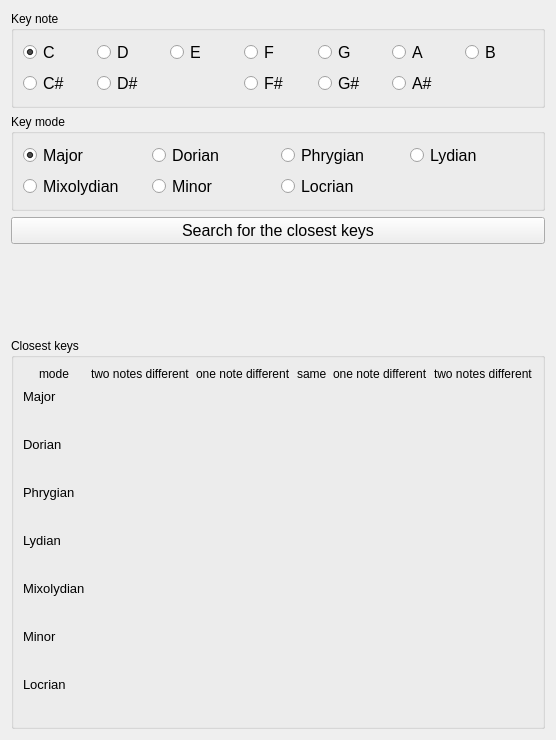
     <widget class="QWidget" name="tab_3">
      <attribute name="title">
       <string>Closest keys</string>
      </attribute>
      <layout class="QVBoxLayout" name="verticalLayout_20">
       <item>
        <widget class="QGroupBox" name="groupBox_7">
         <property name="title">
          <string>Key note</string>
         </property>
         <layout class="QVBoxLayout" name="verticalLayout_17">
          <item>
           <layout class="QGridLayout" name="gridLayout_5">
            <item row="13" column="0">
             <widget class="QRadioButton" name="root_Cd">
              <property name="font">
               <font>
                <pointsize>12</pointsize>
               </font>
              </property>
              <property name="text">
               <string>C#</string>
              </property>
             </widget>
            </item>
            <item row="4" column="2">
             <widget class="QRadioButton" name="root_E">
              <property name="font">
               <font>
                <pointsize>12</pointsize>
               </font>
              </property>
              <property name="text">
               <string>E</string>
              </property>
             </widget>
            </item>
            <item row="4" column="3">
             <widget class="QRadioButton" name="root_F">
              <property name="font">
               <font>
                <pointsize>12</pointsize>
               </font>
              </property>
              <property name="text">
               <string>F</string>
              </property>
             </widget>
            </item>
            <item row="4" column="4">
             <widget class="QRadioButton" name="root_G">
              <property name="font">
               <font>
                <pointsize>12</pointsize>
               </font>
              </property>
              <property name="text">
               <string>G</string>
              </property>
             </widget>
            </item>
            <item row="4" column="5">
             <widget class="QRadioButton" name="root_A">
              <property name="font">
               <font>
                <pointsize>12</pointsize>
               </font>
              </property>
              <property name="text">
               <string>A</string>
              </property>
             </widget>
            </item>
            <item row="4" column="6">
             <widget class="QRadioButton" name="root_B">
              <property name="font">
               <font>
                <pointsize>12</pointsize>
               </font>
              </property>
              <property name="text">
               <string>B</string>
              </property>
             </widget>
            </item>
            <item row="13" column="1">
             <widget class="QRadioButton" name="root_Dd">
              <property name="font">
               <font>
                <pointsize>12</pointsize>
               </font>
              </property>
              <property name="text">
               <string>D#</string>
              </property>
             </widget>
            </item>
            <item row="13" column="3">
             <widget class="QRadioButton" name="root_Fd">
              <property name="font">
               <font>
                <pointsize>12</pointsize>
               </font>
              </property>
              <property name="text">
               <string>F#</string>
              </property>
             </widget>
            </item>
            <item row="13" column="5">
             <widget class="QRadioButton" name="root_Ad">
              <property name="font">
               <font>
                <pointsize>12</pointsize>
               </font>
              </property>
              <property name="text">
               <string>A#</string>
              </property>
             </widget>
            </item>
            <item row="13" column="4">
             <widget class="QRadioButton" name="root_Gd">
              <property name="font">
               <font>
                <pointsize>12</pointsize>
               </font>
              </property>
              <property name="text">
               <string>G#</string>
              </property>
             </widget>
            </item>
            <item row="4" column="0">
             <widget class="QRadioButton" name="root_C">
              <property name="font">
               <font>
                <pointsize>12</pointsize>
               </font>
              </property>
              <property name="text">
               <string>C</string>
              </property>
              <property name="checked">
               <bool>true</bool>
              </property>
             </widget>
            </item>
            <item row="4" column="1">
             <widget class="QRadioButton" name="root_D">
              <property name="font">
               <font>
                <pointsize>12</pointsize>
               </font>
              </property>
              <property name="text">
               <string>D</string>
              </property>
             </widget>
            </item>
           </layout>
          </item>
         </layout>
        </widget>
       </item>
       <item>
        <widget class="QGroupBox" name="groupBox_8">
         <property name="title">
          <string>Key mode</string>
         </property>
         <layout class="QVBoxLayout" name="verticalLayout_18">
          <item>
           <layout class="QGridLayout" name="gridLayout_6">
            <item row="0" column="0">
             <widget class="QRadioButton" name="mode_Major">
              <property name="font">
               <font>
                <pointsize>12</pointsize>
               </font>
              </property>
              <property name="text">
               <string>Major</string>
              </property>
              <property name="checked">
               <bool>true</bool>
              </property>
             </widget>
            </item>
            <item row="0" column="1">
             <widget class="QRadioButton" name="mode_Dorian">
              <property name="font">
               <font>
                <pointsize>12</pointsize>
               </font>
              </property>
              <property name="text">
               <string>Dorian</string>
              </property>
             </widget>
            </item>
            <item row="0" column="3">
             <widget class="QRadioButton" name="mode_Lydian">
              <property name="font">
               <font>
                <pointsize>12</pointsize>
               </font>
              </property>
              <property name="text">
               <string>Lydian</string>
              </property>
             </widget>
            </item>
            <item row="0" column="2">
             <widget class="QRadioButton" name="mode_Phrygian">
              <property name="font">
               <font>
                <pointsize>12</pointsize>
               </font>
              </property>
              <property name="text">
               <string>Phrygian</string>
              </property>
             </widget>
            </item>
            <item row="1" column="0">
             <widget class="QRadioButton" name="mode_Mixolydian">
              <property name="font">
               <font>
                <pointsize>12</pointsize>
               </font>
              </property>
              <property name="text">
               <string>Mixolydian</string>
              </property>
             </widget>
            </item>
            <item row="1" column="1">
             <widget class="QRadioButton" name="mode_Minor">
              <property name="font">
               <font>
                <pointsize>12</pointsize>
               </font>
              </property>
              <property name="text">
               <string>Minor</string>
              </property>
             </widget>
            </item>
            <item row="1" column="2">
             <widget class="QRadioButton" name="mode_Locrian">
              <property name="font">
               <font>
                <pointsize>12</pointsize>
               </font>
              </property>
              <property name="text">
               <string>Locrian</string>
              </property>
             </widget>
            </item>
           </layout>
          </item>
         </layout>
        </widget>
       </item>
       <item>
        <widget class="QPushButton" name="btn_search_closest">
         <property name="font">
          <font>
           <pointsize>12</pointsize>
          </font>
         </property>
         <property name="text">
          <string>Search for the closest keys</string>
         </property>
        </widget>
       </item>
       <item>
        <spacer name="verticalSpacer_4">
         <property name="orientation">
          <enum>Qt::Vertical</enum>
         </property>
         <property name="sizeHint" stdset="0">
          <size>
           <width>20</width>
           <height>88</height>
          </size>
         </property>
        </spacer>
       </item>
       <item>
        <widget class="QGroupBox" name="groupBox_9">
         <property name="title">
          <string>Closest keys</string>
         </property>
         <layout class="QVBoxLayout" name="verticalLayout_19">
          <item>
           <layout class="QGridLayout" name="gridLayout_7">
            <item row="13" column="0">
             <widget class="QLabel" name="label_12">
              <property name="font">
               <font>
                <pointsize>10</pointsize>
               </font>
              </property>
              <property name="text">
               <string>Locrian</string>
              </property>
             </widget>
            </item>
            <item row="5" column="4" alignment="Qt::AlignHCenter">
             <widget class="QLabel" name="Phrygian_1_notes_right">
              <property name="font">
               <font>
                <pointsize>12</pointsize>
               </font>
              </property>
              <property name="text">
               <string/>
              </property>
             </widget>
            </item>
            <item row="11" column="0">
             <widget class="QLabel" name="label_11">
              <property name="font">
               <font>
                <pointsize>10</pointsize>
               </font>
              </property>
              <property name="text">
               <string>Minor</string>
              </property>
             </widget>
            </item>
            <item row="0" column="2" alignment="Qt::AlignHCenter">
             <widget class="QLabel" name="label_14">
              <property name="text">
               <string>one note different</string>
              </property>
             </widget>
            </item>
            <item row="11" column="2" alignment="Qt::AlignHCenter">
             <widget class="QLabel" name="Minor_1_notes_left">
              <property name="font">
               <font>
                <pointsize>12</pointsize>
               </font>
              </property>
              <property name="text">
               <string/>
              </property>
             </widget>
            </item>
            <item row="7" column="3" alignment="Qt::AlignHCenter">
             <widget class="QLabel" name="Lydian_notes">
              <property name="font">
               <font>
                <pointsize>12</pointsize>
               </font>
              </property>
              <property name="text">
               <string/>
              </property>
             </widget>
            </item>
            <item row="9" column="0">
             <widget class="QLabel" name="label_10">
              <property name="font">
               <font>
                <pointsize>10</pointsize>
               </font>
              </property>
              <property name="text">
               <string>Mixolydian</string>
              </property>
             </widget>
            </item>
            <item row="3" column="0">
             <widget class="QLabel" name="label_7">
              <property name="font">
               <font>
                <pointsize>10</pointsize>
               </font>
              </property>
              <property name="text">
               <string>Dorian</string>
              </property>
             </widget>
            </item>
            <item row="3" column="3" alignment="Qt::AlignHCenter">
             <widget class="QLabel" name="Dorian_notes">
              <property name="font">
               <font>
                <pointsize>12</pointsize>
               </font>
              </property>
              <property name="text">
               <string/>
              </property>
             </widget>
            </item>
            <item row="3" column="2" alignment="Qt::AlignHCenter">
             <widget class="QLabel" name="Dorian_1_notes_left">
              <property name="font">
               <font>
                <pointsize>12</pointsize>
               </font>
              </property>
              <property name="text">
               <string/>
              </property>
             </widget>
            </item>
            <item row="5" column="3" alignment="Qt::AlignHCenter">
             <widget class="QLabel" name="Phrygian_notes">
              <property name="font">
               <font>
                <pointsize>12</pointsize>
               </font>
              </property>
              <property name="text">
               <string/>
              </property>
             </widget>
            </item>
            <item row="13" column="4" alignment="Qt::AlignHCenter">
             <widget class="QLabel" name="Locrian_1_notes_right">
              <property name="font">
               <font>
                <pointsize>12</pointsize>
               </font>
              </property>
              <property name="text">
               <string/>
              </property>
             </widget>
            </item>
            <item row="0" column="0" alignment="Qt::AlignHCenter">
             <widget class="QLabel" name="label_13">
              <property name="text">
               <string>mode</string>
              </property>
             </widget>
            </item>
            <item row="0" column="3" alignment="Qt::AlignHCenter">
             <widget class="QLabel" name="label_15">
              <property name="text">
               <string>same</string>
              </property>
             </widget>
            </item>
            <item row="7" column="0">
             <widget class="QLabel" name="label_9">
              <property name="font">
               <font>
                <pointsize>10</pointsize>
               </font>
              </property>
              <property name="text">
               <string>Lydian</string>
              </property>
             </widget>
            </item>
            <item row="13" column="2" alignment="Qt::AlignHCenter">
             <widget class="QLabel" name="Locrian_1_notes_left">
              <property name="font">
               <font>
                <pointsize>12</pointsize>
               </font>
              </property>
              <property name="text">
               <string/>
              </property>
             </widget>
            </item>
            <item row="1" column="3" alignment="Qt::AlignHCenter">
             <widget class="QLabel" name="Major_notes">
              <property name="font">
               <font>
                <pointsize>12</pointsize>
               </font>
              </property>
              <property name="text">
               <string/>
              </property>
             </widget>
            </item>
            <item row="13" column="3" alignment="Qt::AlignHCenter">
             <widget class="QLabel" name="Locrian_notes">
              <property name="font">
               <font>
                <pointsize>12</pointsize>
               </font>
              </property>
              <property name="text">
               <string/>
              </property>
             </widget>
            </item>
            <item row="11" column="4" alignment="Qt::AlignHCenter">
             <widget class="QLabel" name="Minor_1_notes_right">
              <property name="font">
               <font>
                <pointsize>12</pointsize>
               </font>
              </property>
              <property name="text">
               <string/>
              </property>
             </widget>
            </item>
            <item row="0" column="4" alignment="Qt::AlignHCenter">
             <widget class="QLabel" name="label_16">
              <property name="text">
               <string>one note different</string>
              </property>
             </widget>
            </item>
            <item row="9" column="4" alignment="Qt::AlignHCenter">
             <widget class="QLabel" name="Mixolydian_1_notes_right">
              <property name="font">
               <font>
                <pointsize>12</pointsize>
               </font>
              </property>
              <property name="text">
               <string/>
              </property>
             </widget>
            </item>
            <item row="5" column="2" alignment="Qt::AlignHCenter">
             <widget class="QLabel" name="Phrygian_1_notes_left">
              <property name="font">
               <font>
                <pointsize>12</pointsize>
               </font>
              </property>
              <property name="text">
               <string/>
              </property>
             </widget>
            </item>
            <item row="11" column="3" alignment="Qt::AlignHCenter">
             <widget class="QLabel" name="Minor_notes">
              <property name="font">
               <font>
                <pointsize>12</pointsize>
               </font>
              </property>
              <property name="text">
               <string/>
              </property>
             </widget>
            </item>
            <item row="0" column="1" alignment="Qt::AlignHCenter">
             <widget class="QLabel" name="label_59">
              <property name="text">
               <string>two notes different</string>
              </property>
             </widget>
            </item>
            <item row="9" column="3" alignment="Qt::AlignHCenter">
             <widget class="QLabel" name="Mixolydian_notes">
              <property name="font">
               <font>
                <pointsize>12</pointsize>
               </font>
              </property>
              <property name="text">
               <string/>
              </property>
             </widget>
            </item>
            <item row="1" column="2" alignment="Qt::AlignHCenter">
             <widget class="QLabel" name="Major_1_notes_left">
              <property name="font">
               <font>
                <pointsize>12</pointsize>
               </font>
              </property>
              <property name="text">
               <string/>
              </property>
             </widget>
            </item>
            <item row="1" column="4" alignment="Qt::AlignHCenter">
             <widget class="QLabel" name="Major_1_notes_right">
              <property name="font">
               <font>
                <pointsize>12</pointsize>
               </font>
              </property>
              <property name="text">
               <string/>
              </property>
             </widget>
            </item>
            <item row="9" column="2" alignment="Qt::AlignHCenter">
             <widget class="QLabel" name="Mixolydian_1_notes_left">
              <property name="font">
               <font>
                <pointsize>12</pointsize>
               </font>
              </property>
              <property name="text">
               <string/>
              </property>
             </widget>
            </item>
            <item row="7" column="4" alignment="Qt::AlignHCenter">
             <widget class="QLabel" name="Lydian_1_notes_right">
              <property name="font">
               <font>
                <pointsize>12</pointsize>
               </font>
              </property>
              <property name="text">
               <string/>
              </property>
             </widget>
            </item>
            <item row="1" column="0">
             <widget class="QLabel" name="label_6">
              <property name="font">
               <font>
                <pointsize>10</pointsize>
               </font>
              </property>
              <property name="text">
               <string>Major</string>
              </property>
             </widget>
            </item>
            <item row="5" column="0">
             <widget class="QLabel" name="label_8">
              <property name="font">
               <font>
                <pointsize>10</pointsize>
               </font>
              </property>
              <property name="text">
               <string>Phrygian</string>
              </property>
             </widget>
            </item>
            <item row="3" column="4" alignment="Qt::AlignHCenter">
             <widget class="QLabel" name="Dorian_1_notes_right">
              <property name="font">
               <font>
                <pointsize>12</pointsize>
               </font>
              </property>
              <property name="text">
               <string/>
              </property>
             </widget>
            </item>
            <item row="7" column="2" alignment="Qt::AlignHCenter">
             <widget class="QLabel" name="Lydian_1_notes_left">
              <property name="font">
               <font>
                <pointsize>12</pointsize>
               </font>
              </property>
              <property name="text">
               <string/>
              </property>
             </widget>
            </item>
            <item row="0" column="5" alignment="Qt::AlignHCenter">
             <widget class="QLabel" name="label_60">
              <property name="text">
               <string>two notes different</string>
              </property>
             </widget>
            </item>
            <item row="1" column="1" alignment="Qt::AlignHCenter">
             <widget class="QLabel" name="Major_2_notes_left">
              <property name="font">
               <font>
                <pointsize>12</pointsize>
               </font>
              </property>
              <property name="text">
               <string/>
              </property>
             </widget>
            </item>
            <item row="3" column="1" alignment="Qt::AlignHCenter">
             <widget class="QLabel" name="Dorian_2_notes_left">
              <property name="font">
               <font>
                <pointsize>12</pointsize>
               </font>
              </property>
              <property name="text">
               <string/>
              </property>
             </widget>
            </item>
            <item row="5" column="1" alignment="Qt::AlignHCenter">
             <widget class="QLabel" name="Phrygian_2_notes_left">
              <property name="font">
               <font>
                <pointsize>12</pointsize>
               </font>
              </property>
              <property name="text">
               <string/>
              </property>
             </widget>
            </item>
            <item row="7" column="1" alignment="Qt::AlignHCenter">
             <widget class="QLabel" name="Lydian_2_notes_left">
              <property name="font">
               <font>
                <pointsize>12</pointsize>
               </font>
              </property>
              <property name="text">
               <string/>
              </property>
             </widget>
            </item>
            <item row="9" column="1" alignment="Qt::AlignHCenter">
             <widget class="QLabel" name="Mixolydian_2_notes_left">
              <property name="font">
               <font>
                <pointsize>12</pointsize>
               </font>
              </property>
              <property name="text">
               <string/>
              </property>
             </widget>
            </item>
            <item row="11" column="1" alignment="Qt::AlignHCenter">
             <widget class="QLabel" name="Minor_2_notes_left">
              <property name="font">
               <font>
                <pointsize>12</pointsize>
               </font>
              </property>
              <property name="text">
               <string/>
              </property>
             </widget>
            </item>
            <item row="13" column="1" alignment="Qt::AlignHCenter">
             <widget class="QLabel" name="Locrian_2_notes_left">
              <property name="font">
               <font>
                <pointsize>12</pointsize>
               </font>
              </property>
              <property name="text">
               <string/>
              </property>
             </widget>
            </item>
            <item row="1" column="5" alignment="Qt::AlignHCenter">
             <widget class="QLabel" name="Major_2_notes_right">
              <property name="font">
               <font>
                <pointsize>12</pointsize>
               </font>
              </property>
              <property name="text">
               <string/>
              </property>
             </widget>
            </item>
            <item row="3" column="5" alignment="Qt::AlignHCenter">
             <widget class="QLabel" name="Dorian_2_notes_right">
              <property name="font">
               <font>
                <pointsize>12</pointsize>
               </font>
              </property>
              <property name="text">
               <string/>
              </property>
             </widget>
            </item>
            <item row="5" column="5" alignment="Qt::AlignHCenter">
             <widget class="QLabel" name="Phrygian_2_notes_right">
              <property name="font">
               <font>
                <pointsize>12</pointsize>
               </font>
              </property>
              <property name="text">
               <string/>
              </property>
             </widget>
            </item>
            <item row="7" column="5" alignment="Qt::AlignHCenter">
             <widget class="QLabel" name="Lydian_2_notes_right">
              <property name="font">
               <font>
                <pointsize>12</pointsize>
               </font>
              </property>
              <property name="text">
               <string/>
              </property>
             </widget>
            </item>
            <item row="9" column="5" alignment="Qt::AlignHCenter">
             <widget class="QLabel" name="Mixolydian_2_notes_right">
              <property name="font">
               <font>
                <pointsize>12</pointsize>
               </font>
              </property>
              <property name="text">
               <string/>
              </property>
             </widget>
            </item>
            <item row="11" column="5" alignment="Qt::AlignHCenter">
             <widget class="QLabel" name="Minor_2_notes_right">
              <property name="font">
               <font>
                <pointsize>12</pointsize>
               </font>
              </property>
              <property name="text">
               <string/>
              </property>
             </widget>
            </item>
            <item row="13" column="5" alignment="Qt::AlignHCenter">
             <widget class="QLabel" name="Locrian_2_notes_right">
              <property name="font">
               <font>
                <pointsize>12</pointsize>
               </font>
              </property>
              <property name="text">
               <string/>
              </property>
             </widget>
            </item>
            <item row="2" column="0">
             <widget class="QLabel" name="label_89">
              <property name="font">
               <font>
                <pointsize>12</pointsize>
               </font>
              </property>
              <property name="text">
               <string/>
              </property>
             </widget>
            </item>
            <item row="4" column="0">
             <widget class="QLabel" name="label_90">
              <property name="font">
               <font>
                <pointsize>12</pointsize>
               </font>
              </property>
              <property name="text">
               <string/>
              </property>
             </widget>
            </item>
            <item row="6" column="0">
             <widget class="QLabel" name="label_91">
              <property name="font">
               <font>
                <pointsize>12</pointsize>
               </font>
              </property>
              <property name="text">
               <string/>
              </property>
             </widget>
            </item>
            <item row="8" column="0">
             <widget class="QLabel" name="label_92">
              <property name="font">
               <font>
                <pointsize>12</pointsize>
               </font>
              </property>
              <property name="text">
               <string/>
              </property>
             </widget>
            </item>
            <item row="10" column="0">
             <widget class="QLabel" name="label_93">
              <property name="font">
               <font>
                <pointsize>12</pointsize>
               </font>
              </property>
              <property name="text">
               <string/>
              </property>
             </widget>
            </item>
            <item row="12" column="0">
             <widget class="QLabel" name="label_94">
              <property name="font">
               <font>
                <pointsize>12</pointsize>
               </font>
              </property>
              <property name="text">
               <string/>
              </property>
             </widget>
            </item>
            <item row="14" column="0">
             <widget class="QLabel" name="label_95">
              <property name="font">
               <font>
                <pointsize>12</pointsize>
               </font>
              </property>
              <property name="text">
               <string/>
              </property>
             </widget>
            </item>
           </layout>
          </item>
         </layout>
        </widget>
       </item>
      </layout>
     </widget>
